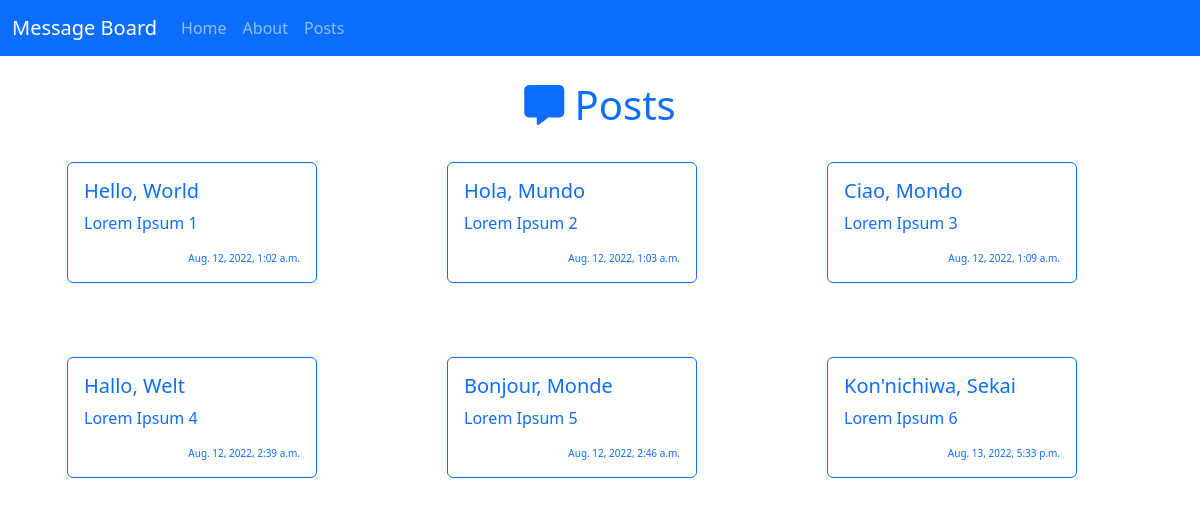
/posts/, run on the app's committed database.
### posts/models.py (models this page shows, shortened)
class Post(models.Model):  # inheritance
    title = models.CharField(max_length=256)  # composition
    subtitle = models.CharField(max_length=256)
    body = models.TextField()
    created_on = models.DateTimeField(auto_now_add=True)

### posts/views.py (the view)
# urls.py: path("", PostListView.as_view(), name="post_list"),
class PostListView(ListView):
    template_name = 'posts/list.html'
    model = Post

### templates/posts/list.html (shortened to what this page needs)
{% extends 'base.html' %}
{% block content %}
    <div class="container text-center" style="margin-top:25px;">
        <h1 class="text-primary"><i class="fa-solid fa-message"></i> Posts</h1>
        <div class="row row-cols-1 row-cols-md-3 g-4">
            {% for post in post_list %}
            <div class="col">
                <div class="card border-primary text-start" style="max-width: 250px; margin:25px;">
                    <div class="card-body text-primary">
                        <h5 class="card-title">{{ post.title }}</h5>
                        <p class="card-text">{{ post.subtitle }}</p>
                        <p class="card-text text-end" style="font-size:10px;">{{ post.created_on }}</p>
                    </div>
                </div>
            </div>
            {% endfor %}
        </div>
    </div>
{% endblock content %}

### templates/base.html (shortened to what this page needs)
<!DOCTYPE html>
<html lang="en">
<head>
    <link href="https://cdn.jsdelivr.net/npm/bootstrap@5.2.0/dist/css/bootstrap.min.css" rel="stylesheet">
</head>
<body>
    <nav class="navbar navbar-expand-lg navbar-dark bg-primary">
      <div class="container-fluid">
        <a class="navbar-brand" href="{% url 'home' %}">Message Board</a>
        <div class="collapse navbar-collapse" id="navbarNavAltMarkup">
          <div class="navbar-nav">
            <a class="nav-link" aria-current="page" href="{% url 'home' %}">Home</a>
            <a class="nav-link" href="{% url 'about' %}">About</a>
            <a class="nav-link" href="{% url 'post_list' %}">Posts</a>
          </div>
        </div>
      </div>
    </nav>
    {% block content %}
    {% endblock content %}
</body>
</html>

### data on the page
Post: title "Hello, World", subtitle "Lorem Ipsum 1", created_on "Aug. 12, 2022, 1:02 a.m."
Post: title "Hola, Mundo", subtitle "Lorem Ipsum 2", created_on "Aug. 12, 2022, 1:03 a.m."
Post: title "Ciao, Mondo", subtitle "Lorem Ipsum 3", created_on "Aug. 12, 2022, 1:09 a.m."
Post: title "Hallo, Welt", subtitle "Lorem Ipsum 4", created_on "Aug. 12, 2022, 2:39 a.m."
Post: title "Bonjour, Monde", subtitle "Lorem Ipsum 5", created_on "Aug. 12, 2022, 2:46 a.m."
Post: title "Kon'nichiwa, Sekai", subtitle "Lorem Ipsum 6", created_on "Aug. 13, 2022, 5:33 p.m."
